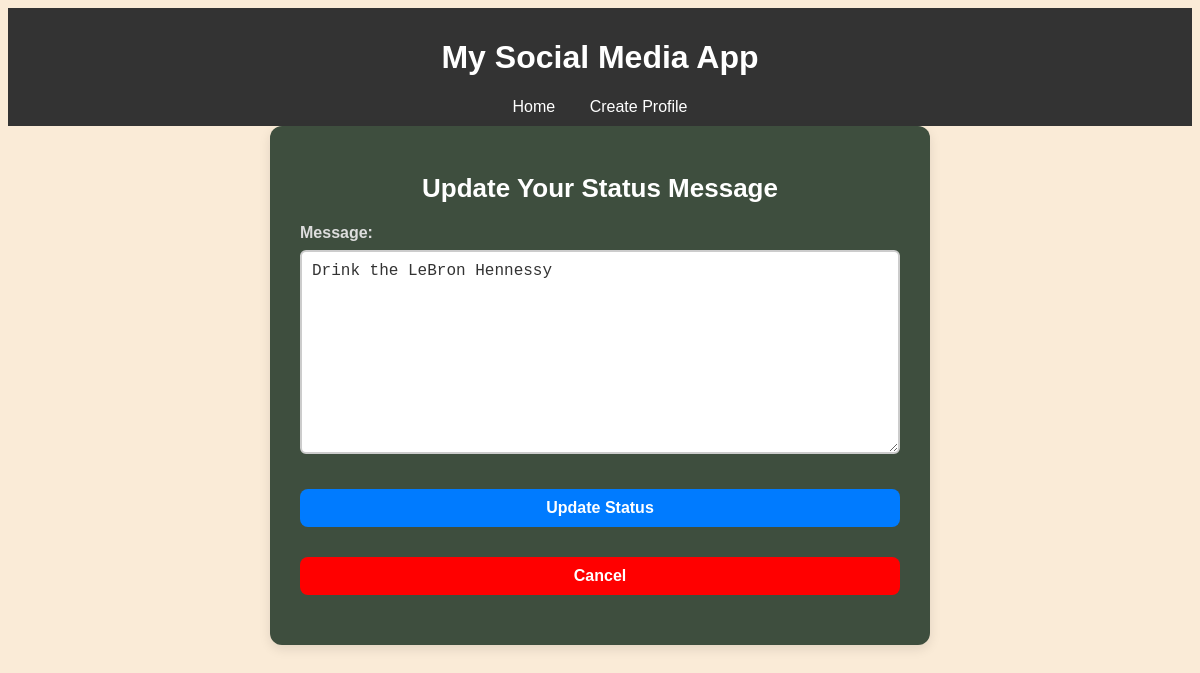
Page /mini_fb/status/3/update/ on the earlier database version.
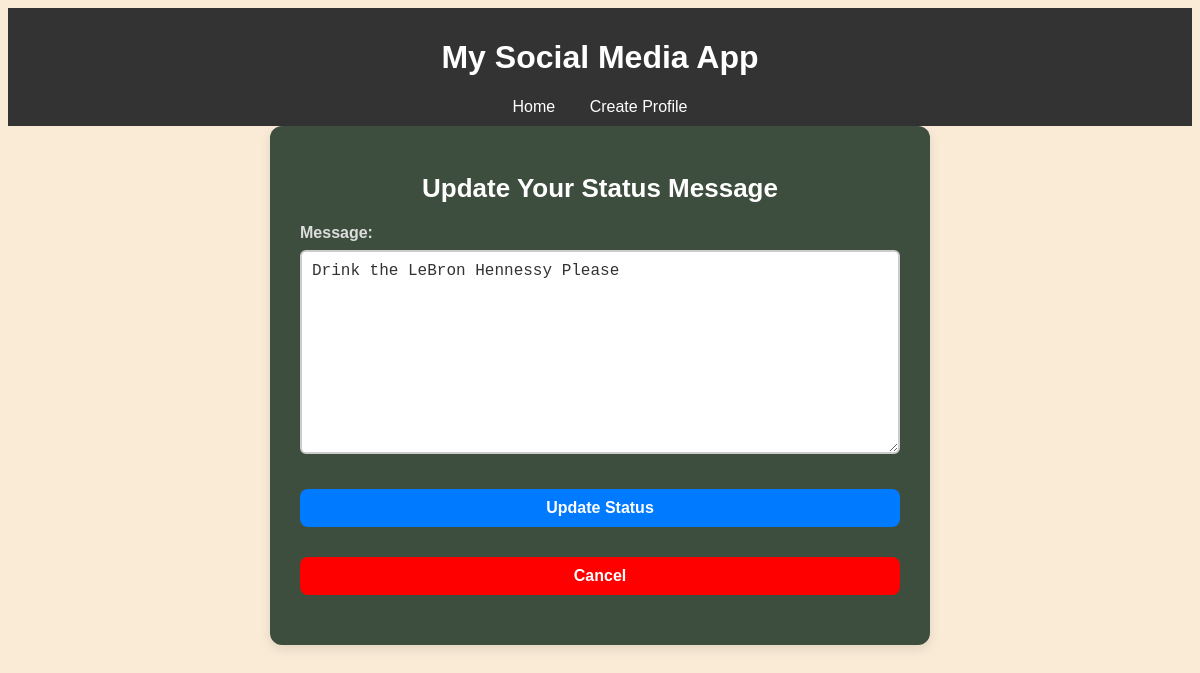
Same page on the later database version.
### mini_fb/models.py (models this page shows, shortened)
class StatusMessage(models.Model):
    message = models.TextField()
    timestamp = models.DateTimeField(default=timezone.now)
    profile = models.ForeignKey(Profile, on_delete=models.CASCADE, related_name='status_messages')

### mini_fb/views.py (the view, shortened to what this page needs)
# urls.py: path('status/<int:pk>/update/', UpdateStatusMessageView.as_view(), name='update_status_message'),
class UpdateStatusMessageView(UpdateView):
    model = StatusMessage
    form_class = UpdateStatusMessageForm
    template_name = 'mini_fb/update_status_form.html'
    context_object_name = 'status_message'

### mini_fb/forms.py
class UpdateStatusMessageForm(forms.ModelForm):
    class Meta:
        model = StatusMessage
        fields = ['message']

### mini_fb/templates/mini_fb/update_status_form.html (shortened to what this page needs)
{% extends 'mini_fb/base.html' %}
{% block content %}
<div class="form-container">
    <h1>Update Your Status Message</h1>
    <form method="post">
        {{ form.as_p }}
        <button type="submit">Update Status</button>
    </form>
    <form method="get" action="{% url 'show_profile' status_message.profile.pk %}" class="cancel-form">
        <button type="submit" class="cancel">Cancel</button>
    </form>
</div>
{% endblock %}

Differences in the rows shown:
changed StatusMessage: message "Drink the LeBron Hennessy" → "Drink the LeBron Hennessy Please"
